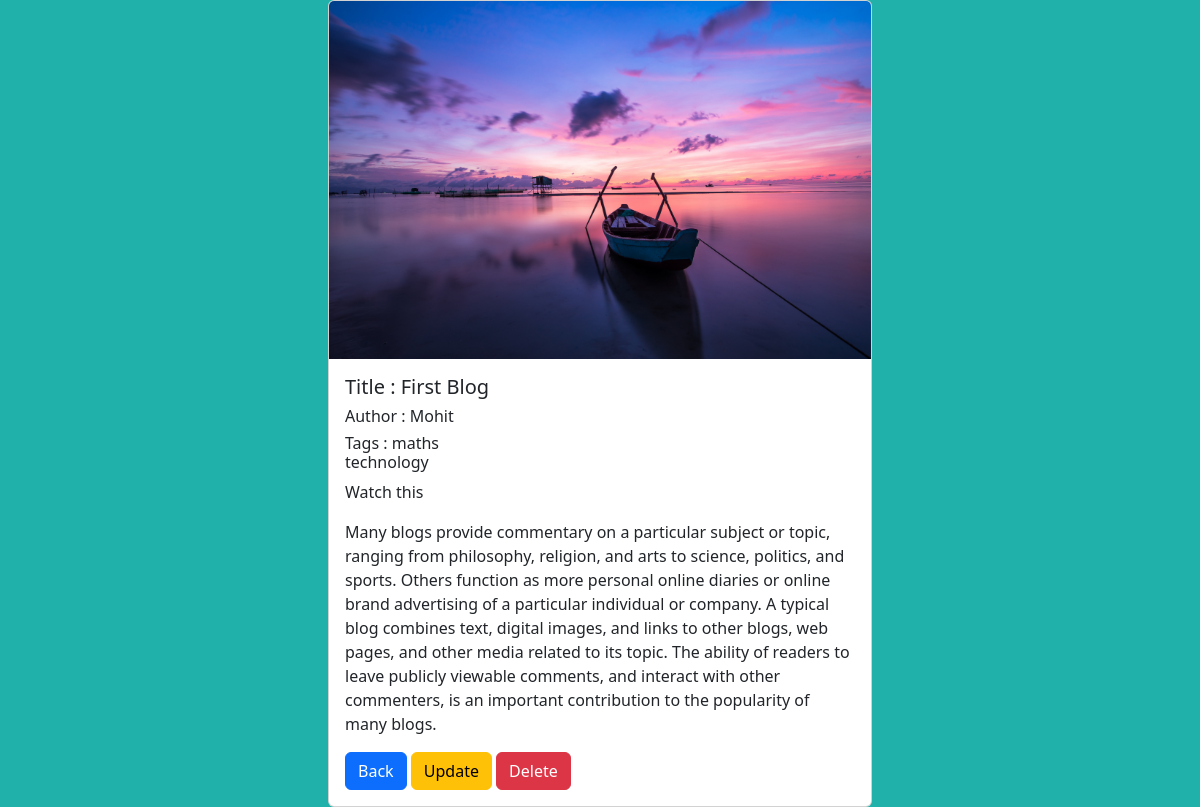
/blog/20, run on an earlier commit of the app's database.
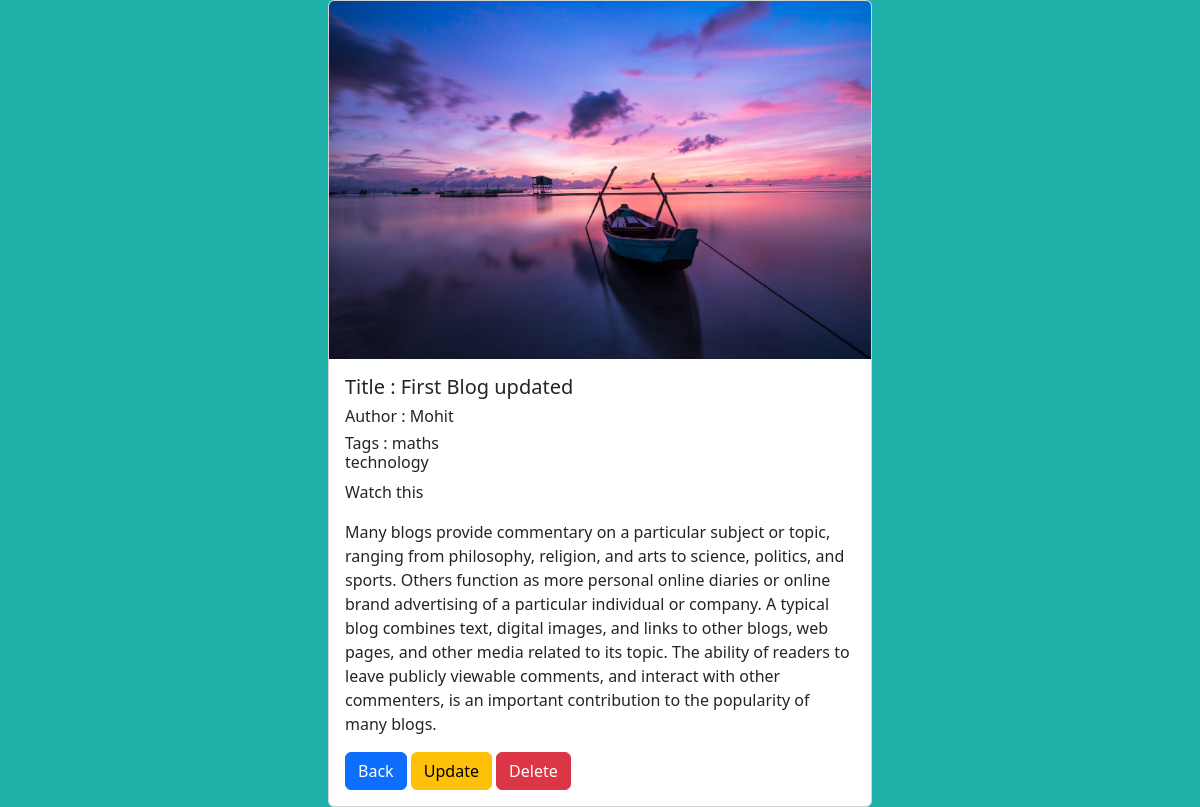
And on a later commit of the database.
### main/models.py (models this page shows, shortened)
class Blogs(models.Model):
    author = models.ForeignKey(User, on_delete=models.CASCADE)
    tag = models.ManyToManyField(Tags)
    title = models.CharField(max_length=200)
    small_desc= models.TextField()
    full_content = models.TextField()
    img= models.ImageField(upload_to="images/")

class User(models.Model):
    name = models.CharField(max_length=100)

class Tags(models.Model):
    tags = models.CharField(max_length=50)
    def __str__(self):
        return self.tags

### main/views.py (the view)
# urls.py: path('blog/<int:pk>',views.View_blog, name='View_blog'),
def View_blog(request,pk):
    try:
        content = Blogs.objects.get(pk= pk)
        info = {'content' : content }
        return render(request,"view_blog.html",info)
    except:
        return HttpResponse("Some error occurred while processing your request")

### templates/view_blog.html (shortened to what this page needs)
<!doctype html>
<html lang="en">
  <head>
    <link href="https://cdn.jsdelivr.net/npm/bootstrap@5.2.0-beta1/dist/css/bootstrap.min.css" rel="stylesheet">
  </head>
  <body style="background-color: lightseagreen;">
    <div class="card mx-auto" style="width: 34rem;">
      <img src="{{content.img.url}}" alt="Blog image" class="card-img-top">
      <div class="card-body">
        <h5 class="card-title"> Title : {{content.title}}</h5>
        <h6 class="card-title"> Author : {{content.author.name}}</h5>
        <h6 class="card-title"> Tags : {% for tags in content.tag.all %}{{ tags }}<br>{% endfor %}</h5>
        <p class="card-text"> {{content.small_desc}} </p>
        <p class="card-text"> {{content.full_content}} </p>
        <a href="{% url 'Blog' %}" class="btn btn-primary">Back</a>
        <a href= "{% url 'Update' content.pk %}" class="btn btn-warning">Update</a>
        <a href= "{% url 'Delete' content.pk %}" class="btn btn-danger">Delete</a>
      </div>
    </div>
  </body>
</html>

What changed in the data, as far as the page shows it:
changed Blogs "Watch this": title "First Blog" → "First Blog updated"
